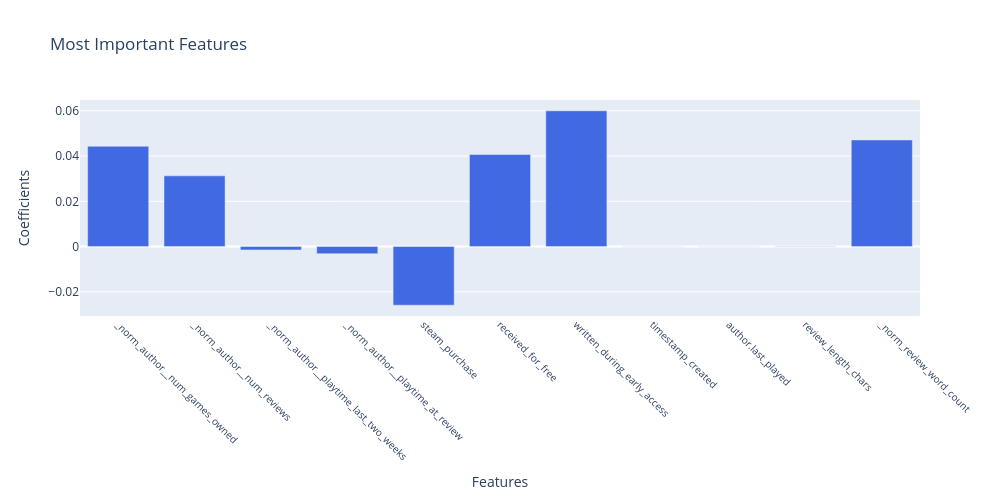

Notebook source saved alongside this figure:
### Code cell
import plotly.graph_objects as go

# Create a bar plot of feature importances using Plotly
fig = go.Figure()

fig.add_trace(go.Bar(
    x=training_cols,
    y=linreg.coef_,
    marker_color='royalblue'
))

fig.update_layout(
    title='Most Important Features',
    xaxis_title='Features',
    yaxis_title='Coefficients',
    xaxis_tickangle=45,
    xaxis_tickfont=dict(size=10),
    margin=dict(b=150),  # Provide extra bottom margin for rotated labels
    height=500,
    width=1000
)

fig.show()

### Figure 1 — Plotly figure (JSON) as saved in the notebook; plotly's stock layout.template omitted (floating-point values rounded to 4 significant figures)
{"data": [{"marker": {"color": "royalblue"}, "type": "bar", "x": ["_norm_author__num_games_owned", "_norm_author__num_reviews", "_norm_author__playtime_last_two_weeks", "_norm_author__playtime_at_review", "steam_purchase", "received_for_free", "written_during_early_access", "timestamp_created", "author.last_played", "review_length_chars", "_norm_review_word_count"], "y": [0.04432, 0.03125, -0.001503, -0.003173, -0.02591, 0.04068, 0.06, -8.969e-10, -1.004e-10, 0.000131, 0.04711]}], "layout": {"height": 500, "margin": {"b": 150}, "title": {"text": "Most Important Features"}, "width": 1000, "xaxis": {"tickangle": 45, "tickfont": {"size": 10}, "title": {"text": "Features"}}, "yaxis": {"title": {"text": "Coefficients"}}}}
